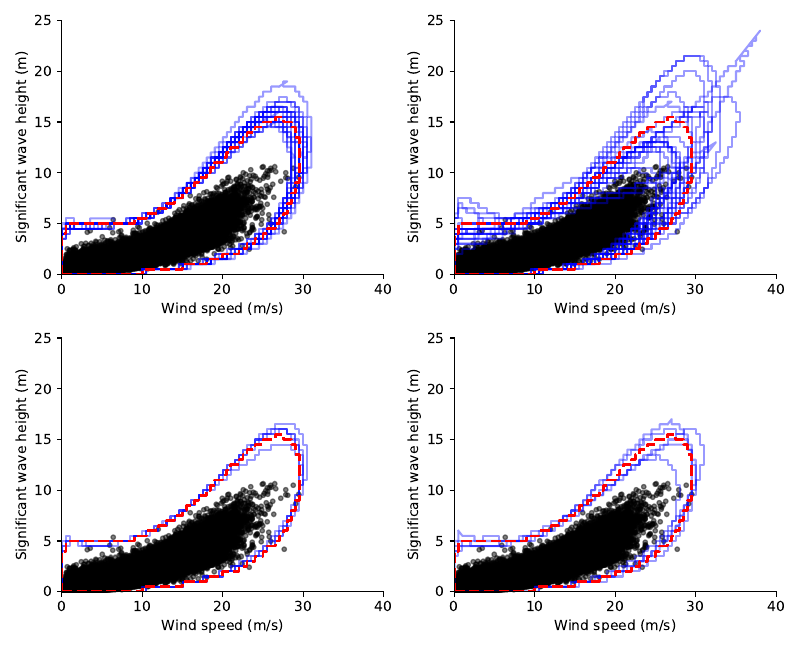

Here is the Python script that generated this plot:
import numpy as np
import matplotlib.pyplot as plt

from viroconcom.read_write import read_ecbenchmark_dataset
from viroconcom.fitting import Fit
from viroconcom.contours import HighestDensityContour, \
    sort_points_to_form_continous_line
from viroconcom.plot import plot_contour, SamplePlotData

np.random.seed(9001) # For reproducablity.

# Define the number of years of data that one bootstrap sample should contain.
# In the benchmark 1, 5 and 25 years are used.
NR_OF_YEARS_TO_DRAW = [1, 5]
NR_OF_BOOTSTRAP_SAMPLES = [25, 5]
GRID_CELL_SIZE = 0.5 # 0.05

# Read dataset D.
file_path = 'datasets/D.txt'
dataset_d_v, dataset_d_hs, label_v, label_hs = read_ecbenchmark_dataset(file_path)

# Define the origin (will be used to compute confidence intervals).
v0 = np.mean(dataset_d_v)
hs0 = np.mean(dataset_d_hs)

# Define the structure of the probabilistic model that will be fitted to the
# dataset.
dist_description_v = {'name': 'Weibull_Exp',
                      'dependency': (None, None, None, None),
                      'width_of_intervals': 2}
dist_description_hs = {'name': 'Weibull_Exp',
                       'fixed_parameters': (None, None, None, 5),
                       # shape, location, scale, shape2
                       'dependency': (0, None, 0, None),
                       # shape, location, scale, shape2
                       'functions': ('logistics4', None, 'alpha3', None),
                       # shape, location, scale, shape2
                       'min_datapoints_for_fit': 50,
                       'do_use_weights_for_dependence_function': True}
# Fit the model to the dataset.
fit = Fit((dataset_d_v, dataset_d_hs), (dist_description_v, dist_description_hs))
dist0 = fit.mul_var_dist.distributions[0]
dist1 = fit.mul_var_dist.distributions[1]

# Compute 50-yr contour.
return_period = 50
ts = 1  # Sea state duration in hours.
limits = [(0, 45), (0, 25)]  # Limits of the computational domain.
deltas = [GRID_CELL_SIZE, GRID_CELL_SIZE]  # Dimensions of the grid cells.
hdc = HighestDensityContour(fit.mul_var_dist, return_period, ts,
                                      limits, deltas)
contour_with_all_data = sort_points_to_form_continous_line(
    hdc.coordinates[0], hdc.coordinates[1], do_search_for_optimal_start=True)

# Create the figure for plotting the contours.
fig, axs = plt.subplots(len(NR_OF_YEARS_TO_DRAW), 2, sharex=True, sharey=True,
                        figsize=(8, 6.5))

for j in range(len(NR_OF_YEARS_TO_DRAW)):
    nr_of_datapoints_to_draw = round(NR_OF_YEARS_TO_DRAW[j] * 365.25 * 24)
    for i in range(NR_OF_BOOTSTRAP_SAMPLES[j]):
        print('j = {}/{}, contour {}/{}'.format(j, len(NR_OF_YEARS_TO_DRAW) - 1,
                                                i + 1, NR_OF_BOOTSTRAP_SAMPLES[j]))

        # Resample from the hindcast dataset to get the sample D_i.
        sample_indices = np.random.randint(dataset_d_v.size, size=nr_of_datapoints_to_draw)
        v_i = np.take(dataset_d_v, sample_indices)
        hs_i = np.take(dataset_d_hs, sample_indices)

        # Fit the model to the dataset.
        fit = Fit((v_i, hs_i), (dist_description_v, dist_description_hs))
        dist0 = fit.mul_var_dist.distributions[0]
        dist1 = fit.mul_var_dist.distributions[1]

        # Compute 50-yr contour.
        hdc_contour_i = HighestDensityContour(fit.mul_var_dist, return_period, ts,
                                              limits, deltas)
        c = sort_points_to_form_continous_line(hdc_contour_i.coordinates[0],
                                               hdc_contour_i.coordinates[1],
                                               do_search_for_optimal_start=True)
        hdc_contour_i.c = c

        if i == 0:
            contours = [hdc_contour_i]
        else:
            contours.append(hdc_contour_i)

    # Plot the environmental contours.
    for i, contour in enumerate(contours):
        if i == 0:
            plotted_sample = SamplePlotData(x=np.asarray(dataset_d_v),
                                           y=np.asarray(dataset_d_hs),
                                           ax=axs)
            contour_label = str(return_period) + '-yr contour'
            if j == 0:
                ylabel = 'Using {}-yr of data'.format(NR_OF_YEARS_TO_DRAW[j])
            else:
                ylabel = 'Using {}-yrs of data'.format(NR_OF_YEARS_TO_DRAW[j])
            plot_contour(x=contour.c[0],
                         y=contour.c[1],
                         ax=axs[j, 0],
                         y_label=ylabel,
                         style='b-',
                         alpha=0.4,
                         sample_plot_data=plotted_sample)
        else:
            plot_contour(x=contour.c[0],
                         y=contour.c[1],
                         style='b-',
                         alpha=0.4,
                         ax=axs[j, 0])
    plot_contour(x=contour_with_all_data[0], y=contour_with_all_data[1],
                 color='r', linewidth=2, linestyle='--', ax=axs[j, 0])

    for i in range(NR_OF_BOOTSTRAP_SAMPLES[j]):
        print('j = {}/{}, contour {}/{}'.format(j, len(NR_OF_YEARS_TO_DRAW) - 1,
                                                i + 1, NR_OF_BOOTSTRAP_SAMPLES[j]))
        n_consecutive_points = round(NR_OF_YEARS_TO_DRAW[j] * 365.25 * 24)
        v_i = dataset_d_v[i * n_consecutive_points : (i + 1) * n_consecutive_points]
        hs_i = dataset_d_hs[i * n_consecutive_points: (i + 1) * n_consecutive_points]

        # Fit the model to the dataset.
        fit = Fit((v_i, hs_i), (dist_description_v, dist_description_hs))
        dist0 = fit.mul_var_dist.distributions[0]
        dist1 = fit.mul_var_dist.distributions[1]

        # Compute 50-yr contour.
        return_period = 50
        ts = 1  # Sea state duration in hours.
        limits = [(0, 45), (0, 25)]  # Limits of the computational domain.
        deltas = [GRID_CELL_SIZE, GRID_CELL_SIZE]  # Dimensions of the grid cells.
        hdc_contour_i = HighestDensityContour(fit.mul_var_dist, return_period, ts,
                                              limits, deltas)
        c = sort_points_to_form_continous_line(hdc_contour_i.coordinates[0],
                                               hdc_contour_i.coordinates[1],
                                               do_search_for_optimal_start=True)
        hdc_contour_i.c = c

        if i == 0:
            contours = [hdc_contour_i]
        else:
            contours.append(hdc_contour_i)

    for i, contour in enumerate(contours):
        if i == 0:
            contour_label = str(return_period) + '-yr contour'
            plot_contour(x=contour.c[0],
                         y=contour.c[1],
                         ax=axs[j, 1],
                         style='b-',
                         alpha=0.4,
                         sample_plot_data=plotted_sample)
        else:
            plot_contour(x=contour.c[0],
                         y=contour.c[1],
                         style='b-',
                         alpha=0.4,
                         ax=axs[j, 1])
    plot_contour(x=contour_with_all_data[0], y=contour_with_all_data[1],
                 color='r', linewidth=2, linestyle='--', ax=axs[j, 1])

for ax in axs.flat:
    ax.label_outer()
    ax.set_xlim((0, 40))
    ax.set_ylim((0, 25))

fs_normal = 10
fs_big = 12
axs[0, 0].set_title('Randomly drawn samples', fontsize=fs_normal)
axs[0, 1].set_title('Consecutive time series', fontsize=fs_normal)
fig.text(0.5, 0.075, label_v.capitalize(),
         ha='center',
         fontsize=fs_big,
         weight='bold')
fig.text(0.04, 0.5, label_hs.capitalize(),
         va='center',
         rotation='vertical',
         fontsize=fs_big,
         weight='bold')
fig.tight_layout(rect=(0.075, 0.1, 1, 1))

plt.show()
fig.savefig('results/discussion/e2_autocorrelation_4panels.pdf')
